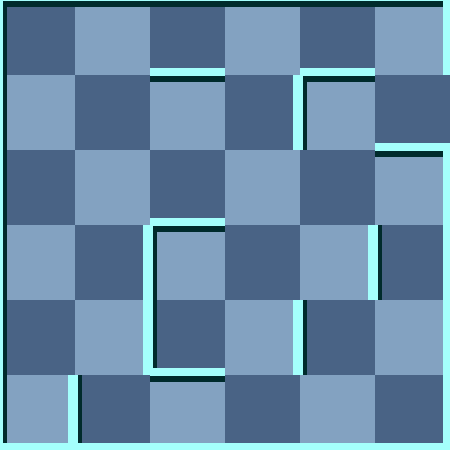

This game map was drawn from its Tiled (.tmx) file and the tilesets committed beside it. A one-line description and the trimmed map source follow:
An orthogonal 6x6 tile map with 75x75 px tiles, 2 tile layers (background, 块层 1) and 7 objects (2x Trap, Exit, Key, WhiteMummy, Door, ...).

<map version="1.0" orientation="orthogonal" width="6" height="6" tilewidth="75" tileheight="75">
 <tileset firstgid="1" name="wall" tilewidth="75" tileheight="75">
  <image source="gfx/wall.png" width="300" height="375" />
  <tile id="0">
   <properties>
    <property name="ValOfWall" value="0" />
   </properties>
  </tile>
  <tile id="1">
   <properties>
    <property name="ValOfWall" value="1" />
   </properties>
  </tile>
  <tile id="2">
   <properties>
    <property name="ValOfWall" value="2" />
   </properties>
  </tile>
  <tile id="3">
   <properties>
    <property name="ValOfWall" value="3" />
   </properties>
  </tile>
  <tile id="4">
   <properties>
    <property name="ValOfWall" value="4" />
   </properties>
  </tile>
  <tile id="5">
   <properties>
    <property name="ValOfWall" value="5" />
   </properties>
  </tile>
  <tile id="6">
   <properties>
    <property name="ValOfWall" value="6" />
   </properties>
  </tile>
  <tile id="7">
   <properties>
    <property name="ValOfWall" value="7" />
   </properties>
  </tile>
  <tile id="8">
   <properties>
    <property name="ValOfWall" value="8" />
   </properties>
  </tile>
  <tile id="9">
   <properties>
    <property name="ValOfWall" value="9" />
   </properties>
  </tile>
  <tile id="10">
   <properties>
    <property name="ValOfWall" value="10" />
   </properties>
  </tile>
  <tile id="11">
   <properties>
    <property name="ValOfWall" value="11" />
   </properties>
  </tile>
  <tile id="12">
   <properties>
    <property name="ValOfWall" value="12" />
   </properties>
  </tile>
  <tile id="13">
   <properties>
    <property name="ValOfWall" value="13" />
   </properties>
  </tile>
  <tile id="14">
   <properties>
    <property name="ValOfWall" value="14" />
   </properties>
  </tile>
  <tile id="15">
   <properties>
    <property name="ValOfWall" value="15" />
   </properties>
  </tile>
  <tile id="18">
   <properties>
    <property name="ValOfWall" value="-1" />
   </properties>
  </tile>
 </tileset>
 <layer name="background" width="6" height="6">
  <data>[36 cells, 36 non-empty, 2 distinct tile ids]</data>
 </layer>
 <layer name="块层 1" width="6" height="6">
  <data>[36 cells, 36 non-empty, 12 distinct tile ids]</data>
 </layer>
 <objectgroup name="对象层 1" width="6" height="6">
  <object name="Exit" x="450" y="75" />
  <object name="Trap" x="75" y="150">
   <properties>
    <property name="value" value="9" />
   </properties>
  </object>
  <object name="Trap" x="0" y="0">
   <properties>
    <property name="value" value="8" />
   </properties>
  </object>
  <object name="Key" x="150" y="75">
   <properties>
    <property name="value" value="12" />
   </properties>
  </object>
  <object name="WhiteMummy" x="225" y="0">
   <properties>
    <property name="value" value="21" />
   </properties>
  </object>
  <object name="Door" x="75" y="225">
   <properties>
    <property name="direction" value="4" />
    <property name="value" value="15" />
   </properties>
  </object>
  <object name="Player" x="150" y="225">
   <properties>
    <property name="value" value="1" />
   </properties>
  </object>
 </objectgroup>
</map>
